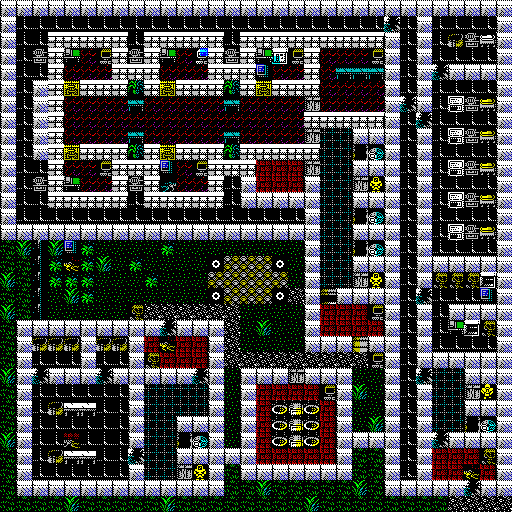

This game map was drawn from its Tiled (.tmx) file and the tilesets committed beside it. A one-line description and the full map source follow:
An orthogonal 32x32 tile map with 16x16 px tiles, 1 tile layer (Слой тайлов 1).

<map version="1.10" tiledversion="1.10.2" orientation="orthogonal" renderorder="right-down" width="32" height="32" tilewidth="16" tileheight="16" infinite="0" nextlayerid="2" nextobjectid="1">
 <tileset firstgid="1" source="tiles_many.tsx" />
 <layer id="1" name="Слой тайлов 1" width="32" height="32">
  <data encoding="csv">
176,176,176,176,176,176,176,176,176,176,176,176,176,176,176,176,176,176,176,176,176,176,176,176,176,176,176,176,176,176,176,176,
176,55,55,55,55,55,55,55,55,55,55,55,55,55,55,55,55,55,55,55,55,55,55,55,73,55,176,55,55,55,55,176,
176,55,55,7,7,7,7,7,55,7,7,7,7,7,55,7,7,7,7,7,7,7,7,7,176,55,176,55,72,60,83,176,
176,55,60,7,20,4,21,7,60,7,20,4,5,7,60,7,20,86,21,7,4,4,4,21,176,55,176,55,55,55,55,176,
176,55,55,7,4,4,4,7,7,7,4,4,4,7,7,7,105,4,4,7,4,36,36,36,176,55,176,73,176,176,176,176,
176,55,176,7,3,7,7,7,25,7,3,7,7,7,25,7,3,7,7,7,4,4,4,4,176,55,176,55,55,55,55,176,
176,55,176,7,4,4,4,4,36,4,4,4,4,4,36,4,4,4,4,108,4,4,4,4,176,73,176,55,58,60,99,176,
176,55,176,7,4,4,4,4,4,4,4,4,4,4,4,4,4,4,4,7,7,7,7,7,176,55,73,55,55,55,55,176,
176,55,176,7,4,4,4,4,36,4,4,4,4,4,36,4,4,4,4,108,42,42,176,176,176,55,176,55,58,60,99,176,
176,55,176,7,3,7,7,7,25,7,3,7,7,7,25,7,7,7,7,7,42,42,109,191,176,55,176,55,55,55,55,176,
176,55,55,7,4,4,21,7,7,7,105,4,21,7,7,7,59,59,59,108,42,42,176,176,176,55,176,55,58,60,99,176,
176,55,60,7,20,4,4,7,60,7,29,4,4,7,55,176,59,59,59,176,42,42,108,129,176,55,176,55,55,55,55,176,
176,55,55,7,7,7,7,7,55,7,7,7,7,7,55,176,176,176,176,176,42,42,176,176,176,55,176,55,58,60,99,176,
176,55,55,55,55,55,55,55,55,55,55,55,55,55,55,55,55,55,55,176,42,42,109,191,176,55,176,55,55,55,55,176,
176,176,176,176,176,176,176,176,176,176,176,176,176,176,176,176,176,176,176,176,42,42,176,176,176,55,176,55,58,60,99,176,
33,65,45,65,105,49,18,18,18,18,49,18,18,18,18,18,18,18,18,176,42,42,109,191,176,55,176,55,55,55,55,176,
33,33,45,49,11,49,65,18,49,18,18,18,18,178,38,38,38,178,18,176,42,42,176,176,176,55,176,176,176,176,176,176,
65,33,45,49,49,49,18,18,18,49,18,18,18,38,38,38,38,38,18,176,42,42,108,129,176,55,176,37,37,37,102,176,
33,33,45,18,65,49,18,18,18,18,18,18,18,178,38,38,38,178,81,176,100,176,176,176,176,55,73,55,55,55,105,176,
65,33,45,18,18,18,18,18,37,81,81,81,81,81,81,18,18,18,18,176,59,59,59,21,176,55,176,55,176,176,176,176,
33,176,176,176,176,176,176,176,176,176,73,176,176,176,81,18,65,18,18,176,59,59,59,59,176,55,176,55,20,102,37,176,
33,176,72,72,72,176,72,72,176,59,11,59,59,176,81,18,18,18,18,176,176,176,101,176,176,55,176,55,55,55,55,176,
33,176,55,55,55,176,55,55,176,37,59,59,59,176,81,81,81,81,81,81,81,81,81,21,176,55,176,176,176,176,176,176,
65,176,73,176,176,176,73,176,176,176,176,176,73,176,18,176,176,176,108,176,176,176,18,18,176,55,73,42,42,176,176,176,
33,176,55,55,55,55,55,55,176,42,42,42,42,176,18,176,59,59,59,59,21,176,65,18,176,55,176,42,42,108,145,176,
33,176,55,72,82,82,55,55,176,42,42,42,42,176,18,176,59,31,74,31,59,176,18,18,176,55,176,42,42,176,176,176,
33,176,55,55,55,55,55,55,176,42,42,176,176,176,18,176,59,31,74,31,59,176,18,65,176,55,176,42,42,109,191,176,
65,176,55,55,28,55,55,55,176,42,42,109,191,176,18,176,59,31,74,31,59,176,176,176,176,55,176,73,176,176,176,176,
33,176,55,72,82,82,55,55,73,42,42,176,176,176,176,176,59,59,59,59,59,176,33,33,176,55,176,59,59,59,37,176,
33,176,55,55,55,55,55,55,176,42,42,108,129,176,33,176,176,176,176,176,176,176,33,33,176,55,176,59,59,11,59,176,
33,176,176,176,176,176,176,176,176,176,176,176,176,176,33,33,65,33,33,33,33,33,65,33,176,176,176,176,176,73,176,176,
33,33,33,33,65,33,33,33,33,33,65,33,33,33,33,33,33,33,33,65,33,33,33,33,33,33,33,33,81,81,81,81
</data>
 </layer>
</map>